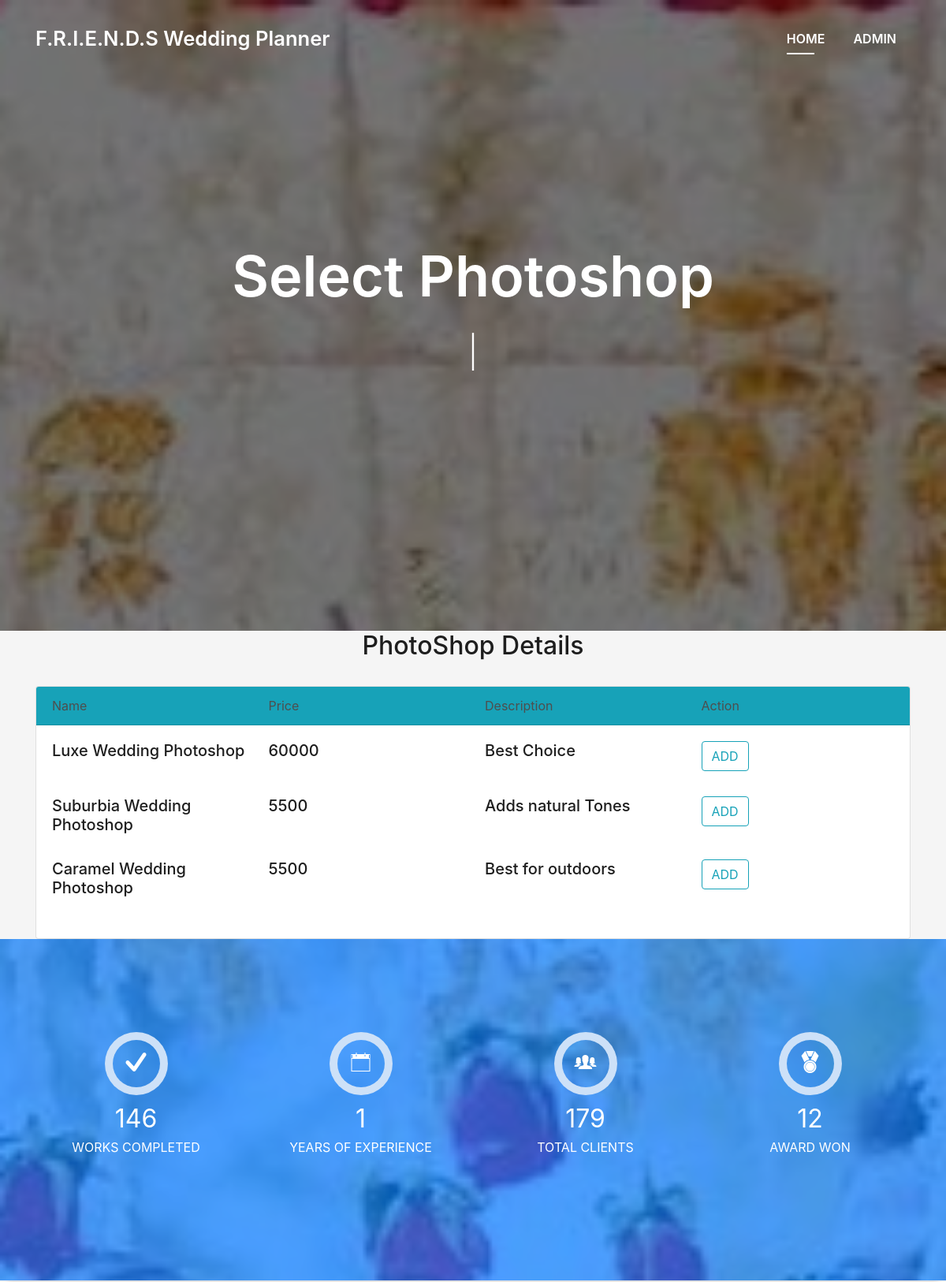
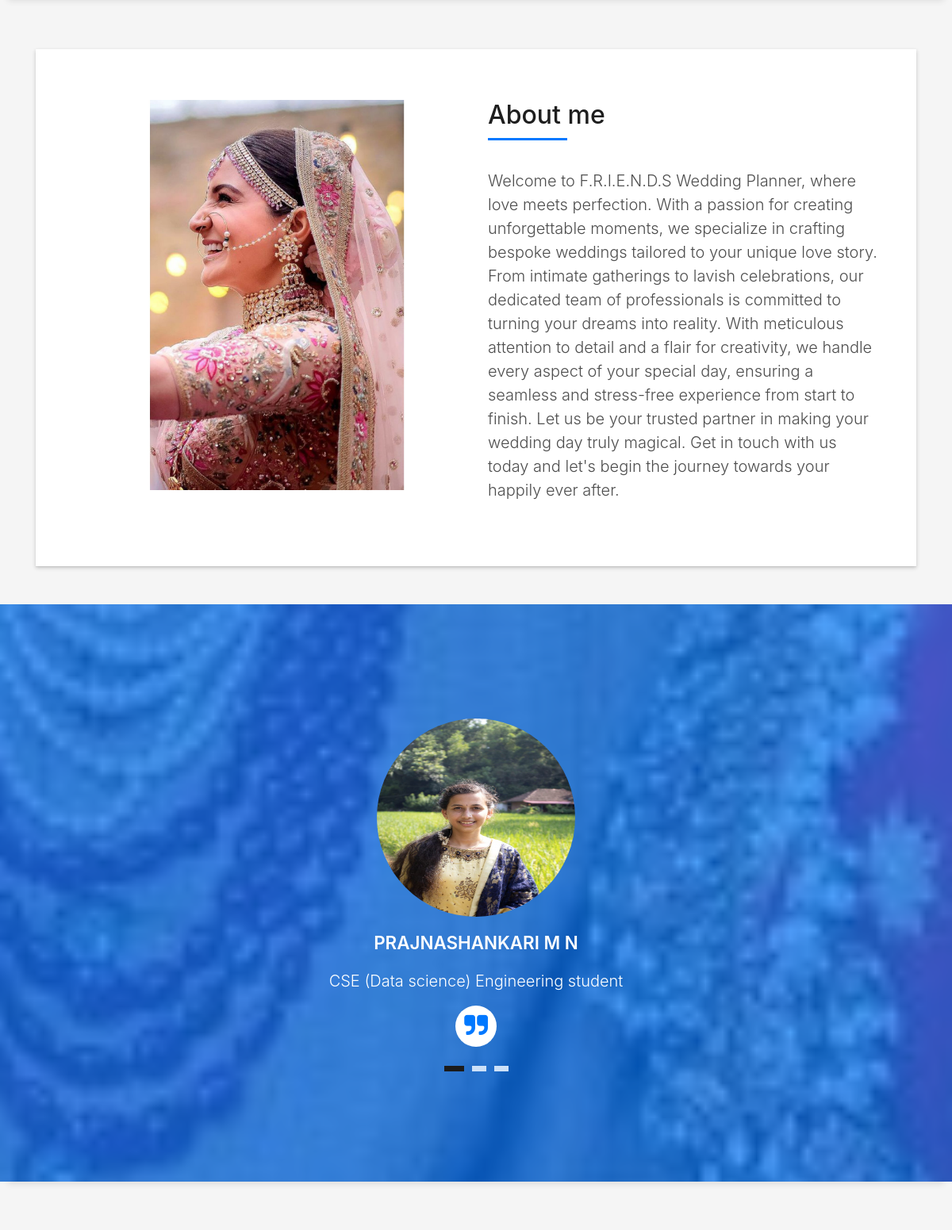
Screenshot of /photo.php (signed in, upper part) with the database file from the repository (2 pictures, top to bottom).
### tables this page shows
CREATE TABLE `photoshop` (
  `pid` int(11) NOT NULL,
  `name` varchar(30) NOT NULL,
  `price` varchar(30) NOT NULL,
  `descr` varchar(90) NOT NULL
);

### photo.php (the view, shortened to what this page needs)
<?php
  include('action.php');
?>
<!DOCTYPE html>
<html lang="en">
<head>
  <link href="lib/bootstrap/css/bootstrap.min.css" rel="stylesheet">
  <link href="lib/font-awesome/css/font-awesome.min.css" rel="stylesheet">
  <link href="lib/animate/animate.min.css" rel="stylesheet">
  <link href="lib/ionicons/css/ionicons.min.css" rel="stylesheet">
  <link href="lib/owlcarousel/assets/owl.carousel.min.css" rel="stylesheet">
  <link href="lib/lightbox/css/lightbox.min.css" rel="stylesheet">
  <link href="css/style.css" rel="stylesheet">
</head>
<body id="page-top">
  <nav class="navbar navbar-b navbar-trans navbar-expand-md fixed-top" id="mainNav">
    <div class="container">
      <a class="navbar-brand js-scroll" href="#page-top">F.R.I.E.N.D.S Wedding Planner</a>
      <div class="navbar-collapse collapse justify-content-end" id="navbarDefault">
        <ul class="navbar-nav">
          <li class="nav-item">
            <a class="nav-link js-scroll active" href="profile.php">Home</a>
          </li>
           <li class="nav-item">
            <a class="nav-link js-scroll" href="#das"><?php echo $_SESSION['urname']; ?></a>
          </li>
        </ul>
      </div>
    </div>
  </nav>
  <div id="home" class="intro route bg-image" style="background-image: url(img/wed.jpg)">
    <div class="overlay-itro"></div>
    <div class="intro-content display-table">
      <div class="table-cell">
        <div class="container">
          <h1 class="intro-title mb-4">Select Photoshop</h1>
          <p class="intro-subtitle"><span class="text-slider-items">SCROLL DOWN</span><strong class="text-slider"></strong></p>
        </div>
      </div>
    </div>
  </div>
<div id="#das">
 <h2 class="text-center">PhotoShop Details</h2>
  <br>
   <div class="container">
     <div class="card">
       <div class="card-header bg-info">
         <div class="row">
           <div class="col-md-3">Name</div>
           <div class="col-md-3">Price</div>
           <div class="col-md-3">Description</div>
           <div class="col-md-3">Action</div>
         </div>
       </div>
        <div class="card-body">
         <?php
            if (isset($_SESSION['uname'])) {
              $sql="SELECT * FROM photoshop";
              $run=mysqli_query($con,$sql);
              while ($row=mysqli_fetch_array($run)) {
                $name=$row['name'];
                $pid=$row['pid'];
                $price=$row['price'];
                $desc=$row['descr'];
                  echo " <div class='row'>
                        <div class='col-md-3'><h5>$name</h5></div>
                        <div class='col-md-3'><h5>$price</h5></div>
                        <div class='col-md-3'><h5>$desc</h5></div>
                        <div class='col-md-3'><h5><div class='btn btn-outline-info add6' rname='$name' rid='$pid'>ADD</div></h5></div>
                       </div><br>";
              }
            }
          ?>
       </div>
     </div>
   </div>
</div>
  <div class="section-counter paralax-mf bg-image" style="background-image: url(img/wed.jpg)">
    <div class="overlay-mf"></div>
    <div class="container">
      <div class="row">
        <div class="col-sm-3 col-lg-3">
          <div class="counter-box counter-box pt-4 pt-md-0">
            <div class="counter-ico">
              <span class="ico-circle"><i class="ion-checkmark-round"></i></span>
            </div>
            <div class="counter-num">
              <p class="counter">450</p>
              <span class="counter-text">WORKS COMPLETED</span>
            </div>
          </div>
        </div>
        <div class="col-sm-3 col-lg-3">
          <div class="counter-box pt-4 pt-md-0">
            <div class="counter-ico">
              <span class="ico-circle"><i class="ion-ios-calendar-outline"></i></span>
            </div>
            <div class="counter-num">
              <p class="counter">3</p>
              <span class="counter-text">YEARS OF EXPERIENCE</span>
            </div>
          </div>
        </div>
        <div class="col-sm-3 col-lg-3">
          <div class="counter-box pt-4 pt-md-0">
            <div class="counter-ico">
              <span class="ico-circle"><i class="ion-ios-people"></i></span>
            </div>
            <div class="counter-num">
              <p class="counter">550</p>
              <span class="counter-text">TOTAL CLIENTS</span>
            </div>
          </div>
        </div>
        <div class="col-sm-3 col-lg-3">
          <div class="counter-box pt-4 pt-md-0">
            <div class="counter-ico">
              <span class="ico-circle"><i class="ion-ribbon-a"></i></span>
            </div>
            <div class="counter-num">
              <p class="counter">36</p>
              <span class="counter-text">AWARD WON</span>
            </div>
          </div>
        </div>
      </div>
    </div>
  </div>
  <section id="about" class="about-mf sect-pt4 route">
    <div class="container">
      <div class="row">
        <div class="col-sm-12">
          <div class="box-shadow-full">
            <div class="row">
              <div class="col-md-6">
                    <div class="about-img">
                      <img src="img/wed2.jpeg" class="img-fluid rounded b-shadow-a" alt="">
                    </div>
              </div>
              <div class="col-md-6">
                <div class="about-me pt-4 pt-md-0">
                  <div class="title-box-2">
                    <h5 class="title-left">
                      About me
                    </h5>
                  </div>
                  <p class="lead">
                  Welcome to F.R.I.E.N.D.S Wedding Planner, where love meets perfection. With a passion for
                  creating unforgettable moments, we specialize in crafting bespoke weddings tailored to
                  your unique love story. From intimate gatherings to lavish celebrations, our dedicated team of
                  professionals is committed to turning your dreams into reality. With meticulous attention to detail
                  and a flair for creativity, we handle every aspect of your special day, ensuring a seamless and
                  stress-free experience from start to finish. Let us be your trusted partner in making your wedding
                  day truly magical. Get in touch with us today and let's begin the journey towards your happily ever after.
                  </p>
                </div>
              </div>
            </div>
          </div>
        </div>
      </div>
    </div>
  </section>
  <div class="testimonials paralax-mf bg-image" style="background-image: url(img/wed1.jpeg)">
    <div class="container">
      <div class="row">
        <div class="col-md-12">
          <div id="testimonial-mf" class="owl-carousel owl-theme">
            <div class="testimonial-box">
              <div class="author-test">
                <img src="img/prajna.jpeg" alt="" class="rounded-circle b-shadow-a" style="height: 250px; width: 250px;">
                <span class="author">PRAJNASHANKARI M N</span>
              </div>
              <div class="content-test">
                <p class="description lead">
                  CSE (Data science) Engineering student
                </p>
                <span class="comit"><i class="fa fa-quote-right"></i></span>
              </div>
            </div>
          </div>
        </div>
      </div>
    </div>
  </div>
</body>
</html>

### rows the page displays
photoshop: name "Luxe Wedding Photoshop", price "60000", descr "Best Choice"
photoshop: name "Suburbia Wedding Photoshop", price "5500", descr "Adds natural Tones"
photoshop: name "Caramel Wedding Photoshop", price "5500", descr "Best for outdoors"

### other values shown
$_SESSION['urname'] "ADMIN"
